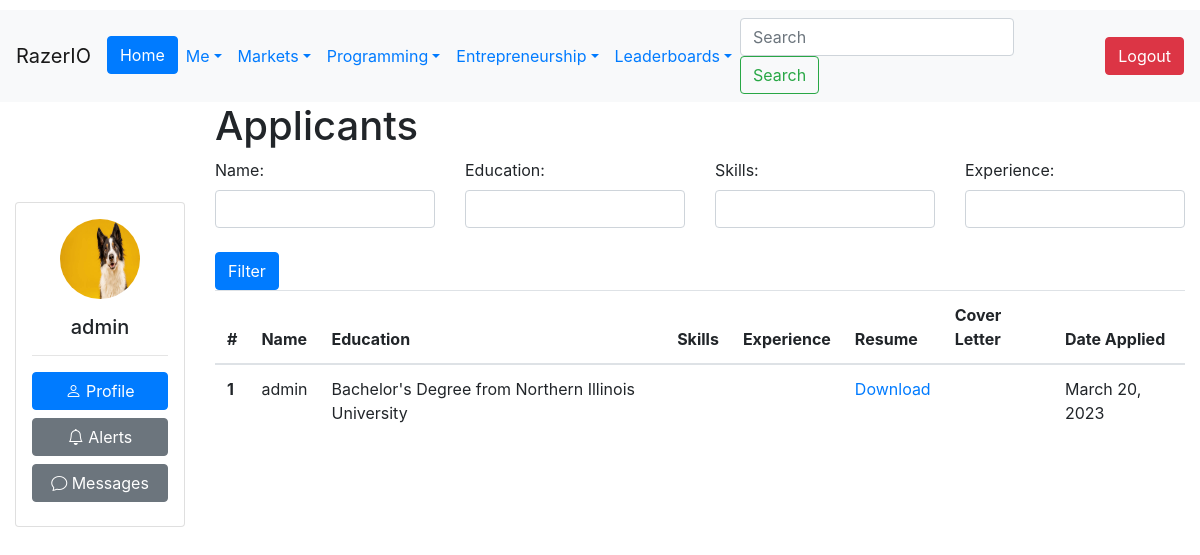
The app's page /market/jobs/12/applicants/ (signed in) with its own data.
### Users/models.py (models this page shows, shortened)
class CustomUser(AbstractUser):
    Bio = models.CharField(max_length=240, default='')
    Salary = models.IntegerField(default=0)
    Company = models.ForeignKey('Company.Company', on_delete=models.CASCADE,
                                   null=True, blank=True)
    Country = models.ForeignKey(Country, on_delete=models.CASCADE, null=True)
    Region = models.ForeignKey(Region, on_delete=models.CASCADE, null=True)
    ProfilePic = models.ImageField(upload_to=upload_to, null=True, blank=True)
    Skill = models.ManyToManyField(Skill, through="User_Skill")
    Company_Verified_Email = models.BooleanField(default=False)
    badges = models.JSONField(default=dict)
    experience_level = models.CharField(choices=EXPERIENCE_LEVEL_CHOICES, max_length=50, default='Principal')
    DateOfBirth = models.DateField(null=True, blank=True)

class Education(models.Model):
    DEGREE_TYPE_CHOICES = (
        ('None', 'None'),
        ('High School', 'High School'),
        ('Associate\'s Degree', 'Associate\'s Degree'),
        ('Bachelor\'s Degree', 'Bachelor\'s Degree'),
        ('Master\'s Degree', 'Master\'s Degree'),
        ('Doctorate', 'Doctorate'),
        ('Other', 'Other'),
    )
    user = models.ForeignKey(User, on_delete=models.CASCADE, related_name='education')
    degree_type = models.CharField(max_length=18, choices=DEGREE_TYPE_CHOICES, default='none')
    major = models.CharField(max_length=100, blank=True)
    start_date = models.DateField()
    end_date = models.DateField(blank=True, null=True)
    gpa = models.DecimalField(max_digits=3, decimal_places=2, blank=True, null=True)
    description = models.TextField(blank=True, help_text="Describe your thoughts")
    location = models.CharField(max_length=255)
    activities_awards_and_societies = models.TextField(blank=True)
    institution = models.ForeignKey('Company.University', on_delete=models.CASCADE,
                                    default=None, blank=True, null=True)
    def __str__(self):
        return f"{self.degree_type} from {self.institution}"

### Jobs/models.py (models this page shows, shortened)
class JobApplication(models.Model):
    applicant = models.ForeignKey(User, on_delete=models.CASCADE)
    job_listing = models.ForeignKey(JobListing, on_delete=models.CASCADE)
    date_applied = models.DateTimeField(auto_now_add=True)
    notes = models.TextField(max_length=500, null=True, blank=True)
    class Meta:
        unique_together = ('applicant', 'job_listing')

### Company/models.py (models this page shows)
class University(models.Model):
    Name = models.CharField(max_length=256)
    About = models.TextField(max_length=10000, default='', blank=True, null=True)
    Employees = models.ManyToManyField('Users.CustomUser', blank=True)
    Students = models.IntegerField(null=True, blank=True)
    LastEditedBy = models.ForeignKey('Users.CustomUser', null=True, blank=True, on_delete=models.SET_NULL,
                                     related_name='edited_universities')
    Website = models.URLField(blank=True)
    Email_Domain = models.CharField(blank=True, max_length=50)
    def __str__(self):
        return f'{self.Name}'

### Jobs/views.py (the view)
# urls.py: path('jobs/<int:job_id>/applicants/', job_applicants, name='job_applicants'),
def job_applicants(request, job_id):
    job_listing = get_object_or_404(JobListing, id=job_id)
    job_applications = JobApplication.objects.filter(job_listing=job_listing)
    context = {
        'job_listing': job_listing,
        'job_applications': job_applications
    }
    return render(request, 'view_job_applicants.html', context)

### templates/view_job_applicants.html (shortened to what this page needs)
{% extends 'base.html' %}
{% block content %}
  <h1>{{ job_listing.Job_Title }} Applicants</h1>
  <form method="get" id="filter-form">
    <div class="row">
      <div class="col-md-3">
        <label for="name-filter">Name:</label>
        <input type="text" name="name" id="name-filter" class="form-control" value="{{ request.GET.name }}">
      </div>
      <div class="col-md-3">
        <label for="education-filter">Education:</label>
        <input type="text" name="education" id="education-filter" class="form-control" value="{{ request.GET.education }}">
      </div>
      <div class="col-md-3">
        <label for="skills-filter">Skills:</label>
        <input type="text" name="skills" id="skills-filter" class="form-control" value="{{ request.GET.skills }}">
      </div>
      <div class="col-md-3">
        <label for="experience-filter">Experience:</label>
        <input type="text" name="experience" id="experience-filter" class="form-control" value="{{ request.GET.experience }}">
      </div>
    </div>
    <br>
    <button type="submit" class="btn btn-primary">Filter</button>
  </form>
  <table class="table">
    <thead>
      <tr>
        <th scope="col">#</th>
        <th scope="col">Name</th>
        <th scope="col">Education</th>
        <th scope="col">Skills</th>
        <th scope="col">Experience</th>
        <th scope="col">Resume</th>
        <th scope="col">Cover Letter</th>
        <th scope="col">Date Applied</th>
      </tr>
    </thead>
    <tbody>
      {% for application in job_applications %}
        <tr>
          <th scope="row">{{ forloop.counter }}</th>
          <td>{{ application.applicant.username }}</td>
          <td>{{ application.applicant.education.all|join:", " }}</td>
          <td>{{ application.skills.all|join:", " }}</td>
          <td>{{ application.applicant.experience.all|join:", " }}</td>
          <td><a href="{{ application.resume.url }}" download>Download</a></td>
          <td>{{ application.cover_letter }}</td>
          <td>{{ application.date_applied|date:"F d, Y" }}</td>
        </tr>
      {% empty %}
        <tr>
          <td colspan="8">No applications yet</td>
        </tr>
      {% endfor %}
    </tbody>
  </table>
{% endblock %}

### templates/base.html (shortened to what this page needs)
<!doctype html>
<html lang="en">
<head>
{% load bootstrap4 %}
<link rel="stylesheet" href="https://cdn.jsdelivr.net/npm/bootstrap@4.6.2/dist/css/bootstrap.min.css">
<link rel="stylesheet" href="https://unpkg.com/bootstrap-table@1.21.3/dist/bootstrap-table.min.css">
<link rel="stylesheet" href="https://cdn.jsdelivr.net/npm/bootstrap-icons@1.10.3/font/bootstrap-icons.css">
  <link rel="stylesheet" href="https://cdnjs.cloudflare.com/ajax/libs/jqueryui/1.13.2/themes/base/jquery-ui.min.css" />
</head>
<body>
    {% if user.is_authenticated %}
<nav class="navbar navbar-expand-sm navbar-light bg-light" style="margin-top: 10px;">
  <a class="navbar-brand">RazerIO</a>
  <div class="collapse navbar-collapse" id="navbarSupportedContent">
    <ul class="navbar-nav mr-auto">
      <li class="nav-item active">
        <a href="{% url 'home' %}" class="btn btn-primary">Home</a>
      </li>
      <li class="nav-item dropdown">
        <a class="nav-link dropdown-toggle text-primary" href="#" id="navbarDropdown" role="button" data-toggle="dropdown" aria-haspopup="true" aria-expanded="false">Me</a>
      </li>
      <li class="nav-item dropdown">
        <a class="nav-link dropdown-toggle text-primary" href="#" id="navbarDropdown" role="button" data-toggle="dropdown" aria-haspopup="true" aria-expanded="false">Markets</a>
      </li>
      <li class="nav-item dropdown">
        <a class="nav-link dropdown-toggle text-primary" href="#" id="navbarDropdown" role="button" data-toggle="dropdown" aria-haspopup="true" aria-expanded="false">Programming</a>
      </li>
      <li class="nav-item dropdown">
        <a class="nav-link dropdown-toggle text-primary" href="#" id="navbarDropdown" role="button" data-toggle="dropdown" aria-haspopup="true" aria-expanded="false">Entrepreneurship</a>
      </li>
            <li class="nav-item dropdown">
        <a class="nav-link dropdown-toggle text-primary" href="#" id="navbarDropdown" role="button" data-toggle="dropdown" aria-haspopup="true" aria-expanded="false">Leaderboards</a>
    </ul>
    <form class="form-inline my-2 my-lg-0" method="GET" action="{% url 'search' %}">
      <input class="form-control mr-sm-2" type="search" placeholder="Search" aria-label="Search" name="q">
      <button class="btn btn-outline-success my-2 my-sm-0 mr-5" type="submit">Search</button>
    </form>
    <button type="button" class="btn btn-danger" onclick="location.href='{% url 'logout' %}'">Logout</button>
  </div>
</nav>
{% endif %}
  <main>
    <div class="container-fluid">
      <div class="row">
        {% if user.is_authenticated %}
    <div class="col-sm-2 col-md-2 col-lg-2" style="margin-top: 100px;">
      <div class="card p-3 mb-3">
        <div class="text-center">
          {% if user.ProfilePic %}
          <img src="{{ user.ProfilePic.url }}" class="rounded-circle" width="80" height="80">
            {% else %}
          <img src="https://cdn1.iconfinder.com/data/icons/user-pictures/100/unknown-512.png" class="rounded-circle" width="80" height="80">
          {% endif %}
          <h5 class="mt-3 mb-0">{{ user.username }}</h5>
        </div>
        <hr>
        <div class="d-grid gap-2 flex-column">
          <a href="{% url 'profile' user.id %}" class="btn btn-primary mb-2" style="width: 100%;"><i class="bi bi-person"></i> Profile</a>
          <a href="{% url 'inbox' %}#v-pills-alerts" class="btn btn-secondary mb-2" style="width: 100%;"><i class="bi bi-bell"></i> Alerts</a>
          <a href="{% url 'inbox' %}" class="btn btn-secondary mb-2" style="width: 100%;"><i class="bi bi-chat"></i> Messages</a>
        </div>
      </div>
    </div>
        {% endif %}
        <div class="{% if user.is_authenticated %}col-sm-10 col-md-10 col-lg-10{% else %}col-12{% endif %}">
    {% block content %}
    {% endblock %}
          </div>
    </div>
    </div>
  </main>
  </body>
</html>

### records on screen
CustomUser: ProfilePic (picture), username "admin"
JobApplication: applicant.username "admin", applicant.education.all "Bachelor's Degree from Northern Illinois University", date_applied "March 20, 2023"
